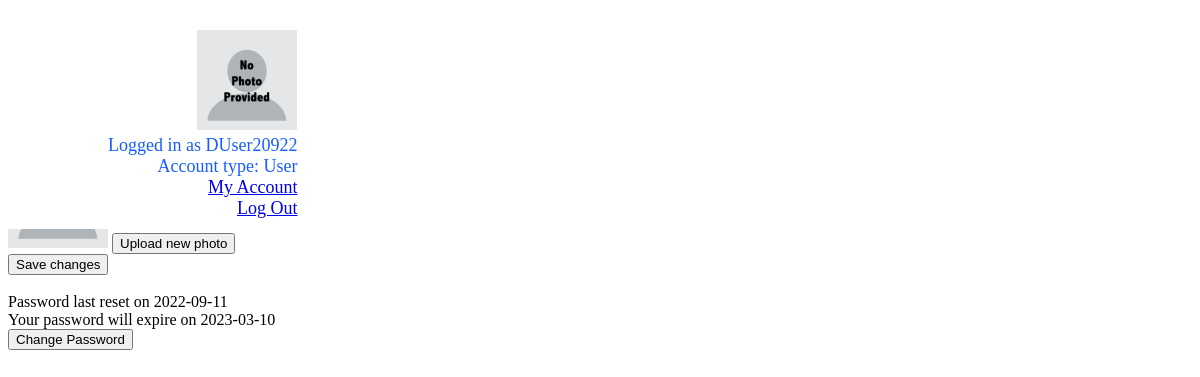
Before: /auth/my_account (signed in) with the older database file.
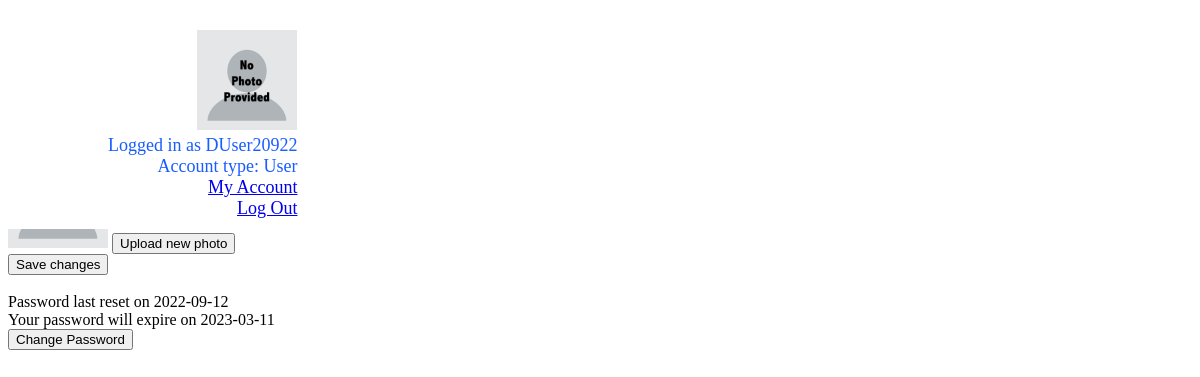
After: the same page with the newer database file.
### tables this page shows
CREATE TABLE users (
  username TEXT PRIMARY KEY UNIQUE,
  email_address TEXT NOT NULL,
  first_name TEXT NOT NULL,
  last_name TEXT NOT NULL,
  active INTEGER NOT NULL,
  role INTEGER NOT NULL,
  picture BLOB,
  password TEXT NOT NULL,
  address TEXT NOT NULL,
  DOB TEXT NOT NULL,
  old_passwords TEXT NOT NULL,
  password_refresh_date TEXT NOT NULL,
  suspend_start_date TEXT,
  suspend_end_date TEXT,
  creation_date TEXT NOT NULL,
  first_pet TEXT NOT NULL,
  city_born TEXT NOT NULL,
  year_graduated_hs INTEGER NOT NULL
);

### appl_domain/auth.py (the view)
@bp.route('/my_account', methods=('GET', 'POST'))
@login_required
def my_account():
     db = get_db()
     password_refresh_date = g.user['password_refresh_date']
     year = int(password_refresh_date[:4])
     month = int(password_refresh_date[5:7])
     day = int(password_refresh_date[8:])
     password_refresh_date = datetime(year, month, day)
     password_expires = password_refresh_date + timedelta(days=180)
     password_expires = password_expires.date().__str__()
     return render_template('auth/my_account.html', password_expires=password_expires)

### appl_domain/auth.py (called while the page is built)
def login_required(view):
    @functools.wraps(view)
    def wrapped_view(**kwargs):
        if g.user is None:
            return redirect(url_for('auth.login'))
        return view(**kwargs)
    return wrapped_view

@bp.before_app_request
def load_logged_in_user():
    username = session.get('username')
    if username is None:
        g.user = None
    else:
        g.user = get_db().execute(
            "SELECT * FROM users WHERE username = ?", (username,)
        ).fetchone()

### appl_domain/db.py (called while the page is built)
def get_db():
    if 'db' not in g:
        g.db = sqlite3.connect(
            current_app.config['DATABASE'],
            detect_types=sqlite3.PARSE_DECLTYPES
        )
        g.db.row_factory = sqlite3.Row
    return g.db

### appl_domain/templates/auth/my_account.html (shortened to what this page needs)
{% extends 'base.html' %}
{% block header %}
    <h1>{% block title %}Account settings for {{ g.user['username'] }}{% endblock %}</h1>
{% endblock %}
{% block content %}
    <form method="post">
        <label for="first_name">First Name</label>
        <label for="last_name">Last Name</label>
        <br>
        <label for="email_address">Email Address</label>
        <br>
        <label for="address">Address</label>
        <br>
        <label for="profile_pic">Profile picture</label>
        <br>
        {% if g.user['picture'] %}
            <span><img  id = "userImage" alt="User's profile picture"/></span>
        {% else %}
            <span><img src="{{ url_for('static', filename='no_photo.png') }}" style="width:100px;height:100px;"  alt="Placeholder profile picture"/></span>
        {% endif %}
        <button type="button">Upload new photo</button>
        <br>
        <input type="submit" value="Save changes">
    </form>
        <br>
        Password last reset on {{ g.user['password_refresh_date'] }} <br>
        Your password will expire on {{ password_expires }}<br>
        <button type="button" onclick="window.location.href='{{ url_for('auth.reset_password')}}'">Change Password</button>
{% endblock %}

### appl_domain/templates/base.html (shortened to what this page needs)
<!DOCTYPE html>
<html lang="en">
<link rel="stylesheet" href="{{ url_for('static', filename='style.css') }}">
<nav>
    <div id="navbar">
        {%  if g.user %}
            <div id="logged_in_header" style="display: inline-block; width:100%">
                <div id="user_pic" style="text-align: right; display: inline-block">
            {% if g.user['picture'] %}
                <span><img  id = "userImage" alt="User's profile picture"/></span>
            {% else %}
                <span><img src="{{ url_for('static', filename='no_photo.png') }}" style="width:100px;height:100px;"  alt="Placeholder profile picture"/></span>
            {% endif %}
                <div id="username" style="text-align: right">Logged in as {{ g.user['username'] }}</div>
                {% if g.user['role'] == 2 %}
                <div id="account_type" style="text-align: right">Account type: Administrator</div>
                <div id="admin_functions" style="text-align: right">
                    <a href="{{ url_for('auth.manage_users')}}">Manage Users</a>
                </div>
                {% elif g.user['role'] == 1 %}
                <div id="account_type" style="text-align: right">Account type: Manager</div>
                {% else %}
                <div id="account_type" style="text-align: right">Account type: User</div>
                {% endif %}
                <div id="my_account" style="text-align: right"><a href="{{ url_for('auth.my_account') }}">My Account</a></div>
                <div id="logout" style="text-align: right"><a href="{{ url_for('auth.logout') }}">Log Out</a></div>
            </div>
        {% endif %}
    </div>
    </div>
</nav>
<section class="content">
    <header>
        {% block header %}{% endblock %}
    </header>
    {% block content %}{% endblock %}
</section>
</html>

### appl_domain/static/style.css (style rules this page uses)
nav { height:fit-content; width: 100%; position: fixed; background: white; padding: 10px 0; color:#185DFF; padding-left: 100px; font-size: large; }

Changed rows visible on the page:
changed users "DUser20922": user.password_refresh_date "2022-09-11" → "2022-09-12"
Other visible differences:
{{ password_expires }}: "2023-03-10" → "2023-03-11"
